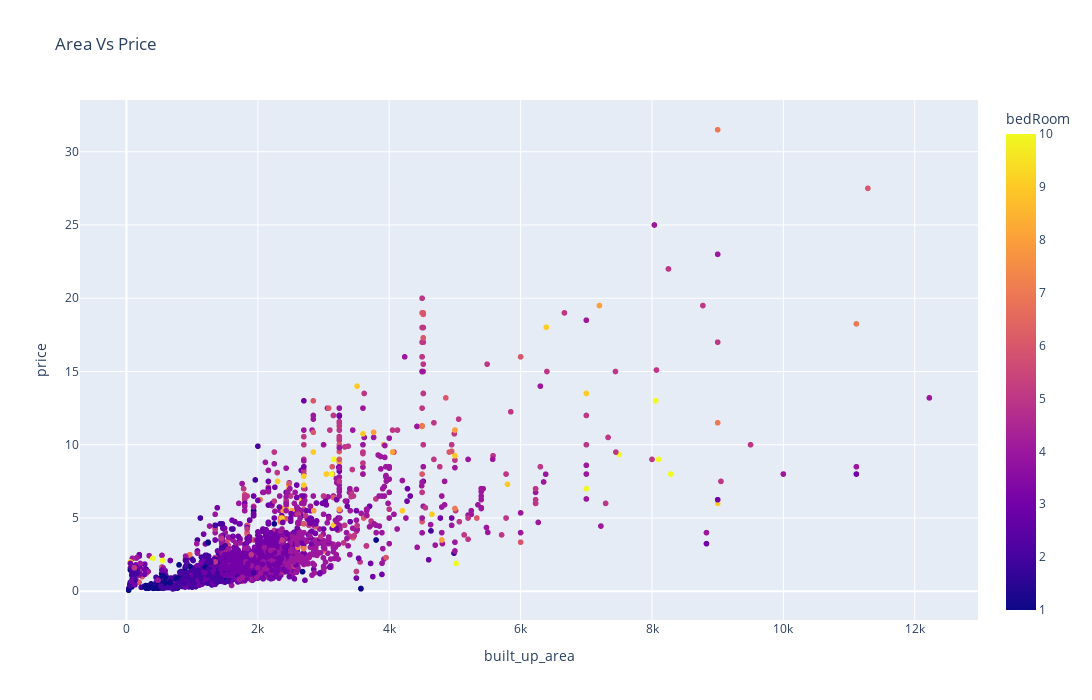

Write notebook code for a chart like this one.
### Code cell
fig = px.scatter(df, x="built_up_area", y="price", color="bedRoom", title="Area Vs Price",width=1200,height=700)

# Show the plot
fig.show()

### Figure 1 — Plotly figure (JSON) as saved in the notebook; plotly's stock layout.template omitted (floating-point values rounded to 4 significant figures; data arrays with more than 128 entries replaced by an {"elided": "..."} marker saying what was removed)
{"data": [{"hovertemplate": "built_up_area=%{x}<br>price=%{y}<br>bedRoom=%{marker.color}<extra></extra>", "legendgroup": "", "marker": {"color": {"elided": "3554 int values"}, "coloraxis": "coloraxis", "symbol": "circle"}, "mode": "markers", "name": "", "showlegend": false, "type": "scattergl", "x": {"elided": "3554 float values"}, "xaxis": "x", "y": {"elided": "3554 float values"}, "yaxis": "y"}], "layout": {"coloraxis": {"colorbar": {"title": {"text": "bedRoom"}}, "colorscale": [[0, "#0d0887"], [0.1111, "#46039f"], [0.2222, "#7201a8"], [0.3333, "#9c179e"], [0.4444, "#bd3786"], [0.5556, "#d8576b"], [0.6667, "#ed7953"], [0.7778, "#fb9f3a"], [0.8889, "#fdca26"], [1, "#f0f921"]]}, "height": 700, "legend": {"tracegroupgap": 0}, "title": {"text": "Area Vs Price"}, "width": 1200, "xaxis": {"anchor": "y", "autorange": true, "domain": [0, 1], "range": [-701.0, 12960.0], "title": {"text": "built_up_area"}, "type": "linear"}, "yaxis": {"anchor": "x", "autorange": true, "domain": [0, 1], "range": [-1.96, 33.53], "title": {"text": "price"}, "type": "linear"}}}
